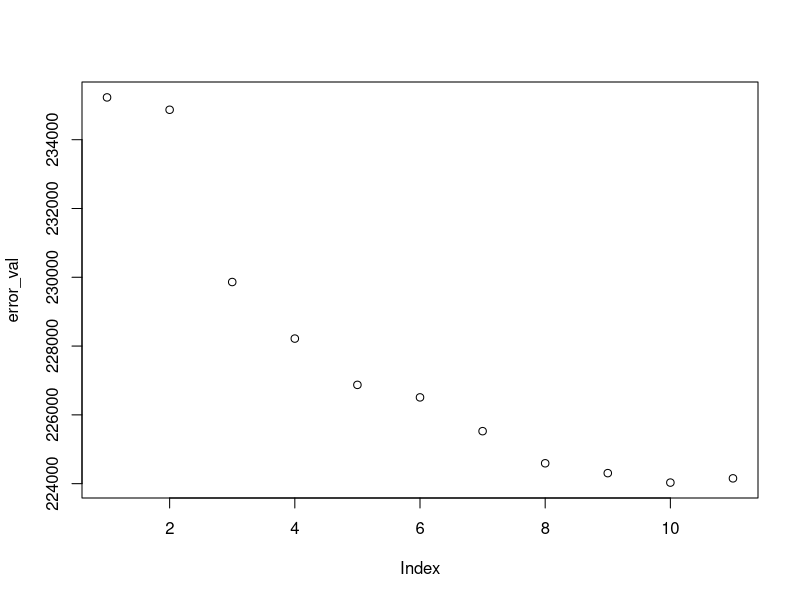
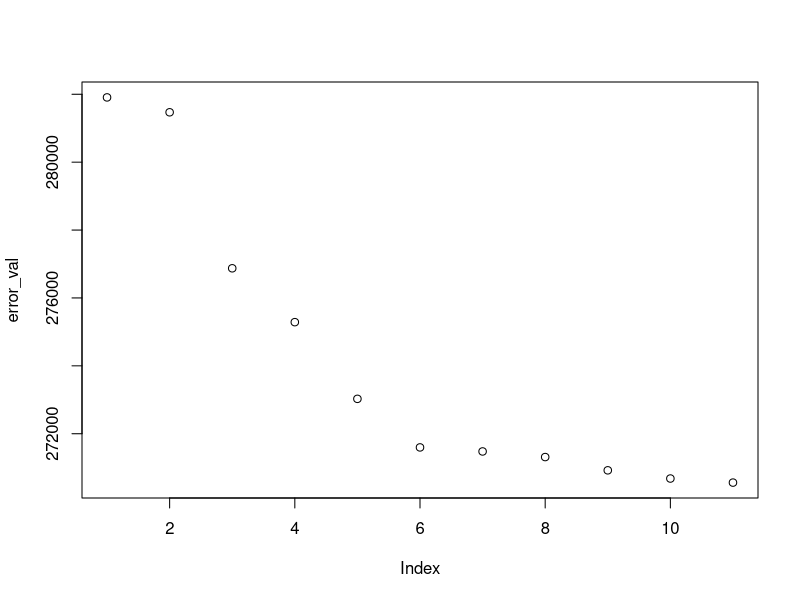
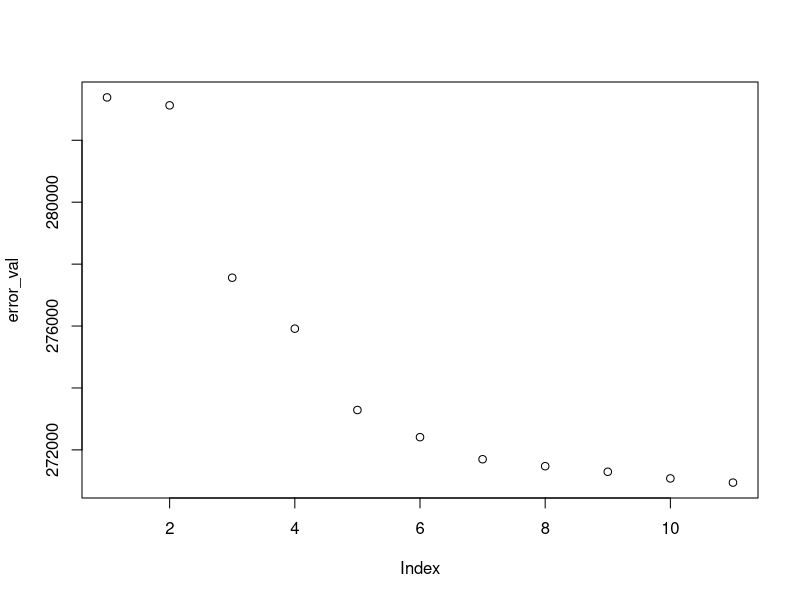
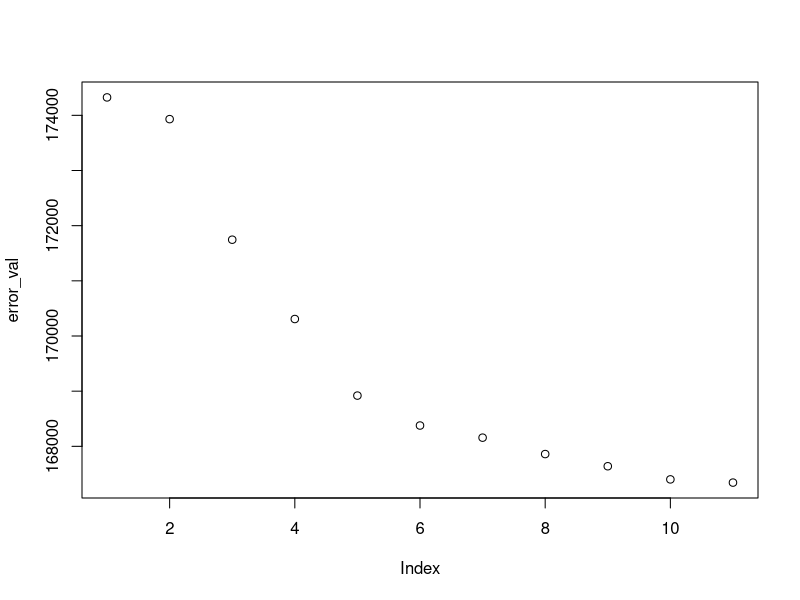
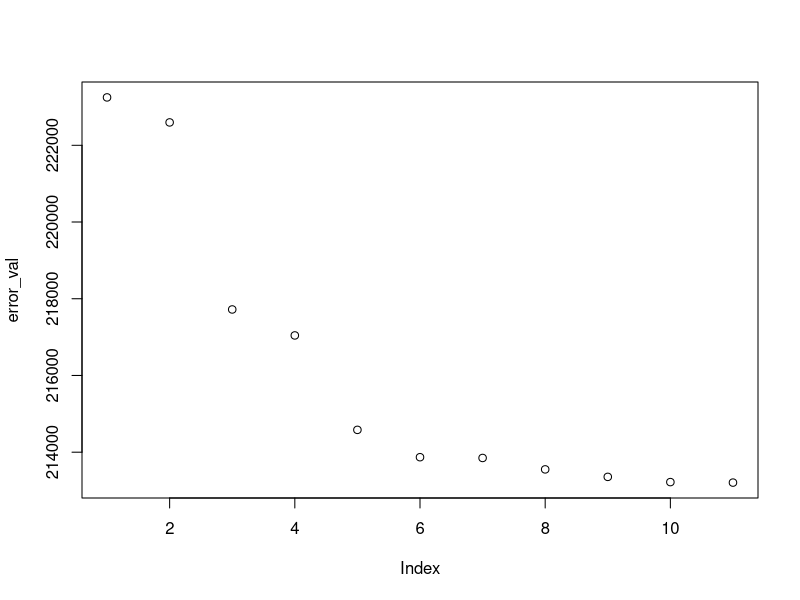
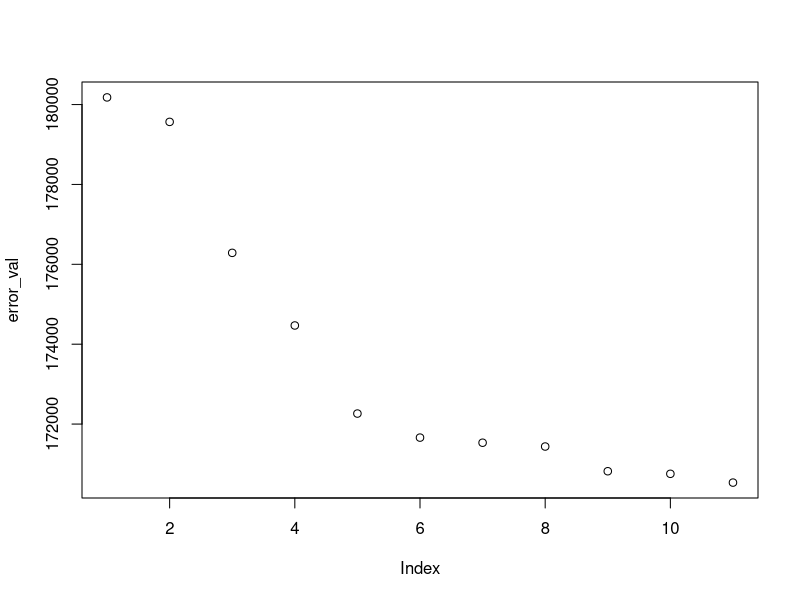
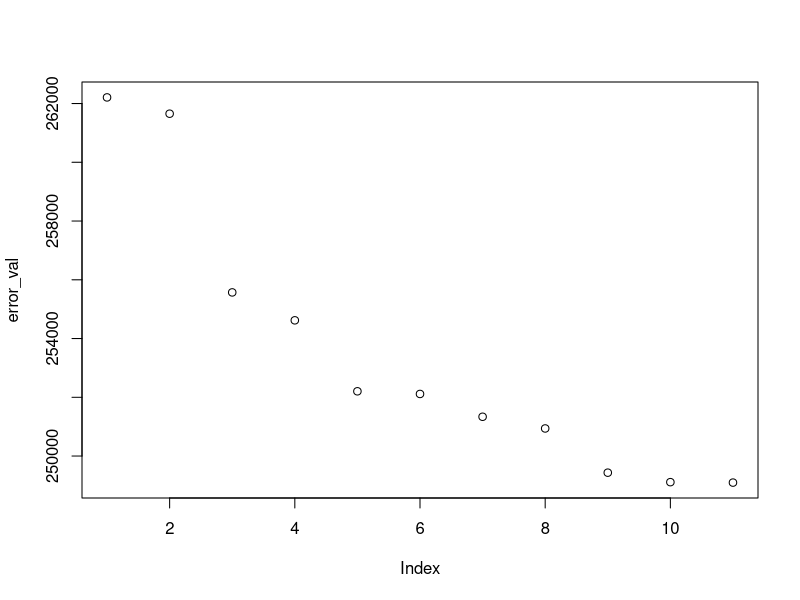
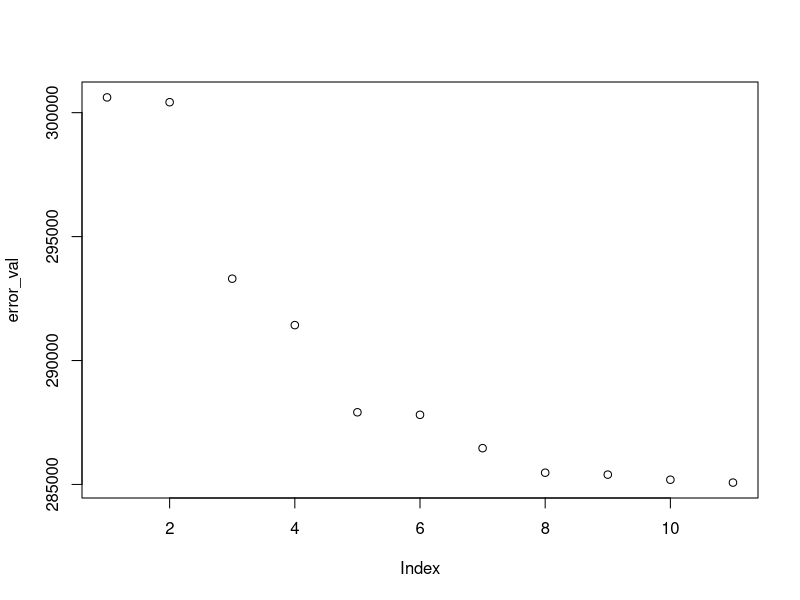

Generate these figures, in order, with R:
#' Least Angle Regression
#' 
#' Implements the LARS algorithm (Efron et. al. (2004) Least angle regression. Annals of Statistics.)
#' 
#' @param X matrix of predictor variables
#' @param y vector of response variables
#' @param standardise should data be scaled and centred?
#' @param t_vec Vector of bounds for the absolute sum of the betas
#' 

lars <-function(X, y, option="lars", t_vec, standardise=T){
  
  # option = 'lar' implements the vanilla LAR algorithm (default);
  # option = 'lasso' solves the lasso path with a modified LAR algorithm.
  # t -- a vector of increasing positive real numbers. If given, LARS stops and 
  # returns the solution at t.
  #
  # Output:
  #  A -- a sequence of indices that indicate the order of variable inclusions;
  # beta: history of estimated LARS coefficients;
  # mu -- history of estimated mean vector;
  # C -- history of maximal current absolute corrrelations;
  # c -- history of current corrrelations;
  # gamma: history of LARS step size.
  # Note: history is traced by rows. If t is given, beta is just the
  # estimated coefficient vector at the constraint ||beta||_1 = t.
  #
  # This lars function automatically terminates when the current correlations for inactive set are
  # all zeros. The recovered coefficient vector is the last column of beta 
  # with the *lasso* option. 
  
  
  # Standardising the data 
  if (standardise){
    X = scale(X)
    y = y-mean(y)
  }
  
  eps = 1e-10    # Effective zero
  
  # Still need to work in the Lasso, currently set to LARS
  lasso = F
  
  n <- nrow(X)
  p <- ncol(X)
  
  # Maximal number of variables in the final active set
  m = min(p,n-1)
  
  # Double check what this parameter is doing
  T = length(t)
  
  # Initializing the vectors
  beta = matrix(0, 1, p)
  i = 0
  mu_old = matrix(0, n, 1)
  t_prev = 0
  beta_t = matrix(0, T, p)
  ii = 1
  tt = t_vec
  
  # Mean Vector
  mu = matrix(0, n, 1) 
  
  # LARS step lengths
  gamma = numeric() 
  
  # Active Set
  A = c()
  
  # Not Active set
  Ac = 1:p
  
  # number of variables in the current model
  nVars = 0
  
  ##################################################
  # Double  CHECK  FOR LASSO
  signOK = 1
  ##################################################
  
  # LARS loop
  while (nVars < m){
    i = i+1
    # Current correlation
    corr = t(X)%*%(y-mu) 
    
    # Maximal current absolute correlation
    C = max(abs(corr)) 
    
    # Early stopping criteria (DONT REALLY NEED THIS)
    if (C < eps || length(t)<1){
      break 
    }
    
    # For initial step
    if (i == 1){
      addVar = match(C, abs(corr))
    } 
    
    # Check for LASSO
    if (signOK){
      A = c(A,addVar)
      nVars = nVars+1 # Add one variable to active set
    }
    
    ###############################################################
    # New version
    ###############################################################
    s_A = sign(corr[A])
    #print('THESE ARE THE SA')
    #print(s_A)
    Ones_A = rep(1, length(A))
    
    # Update the Inactive set
    Ac = setdiff(1:p,A)    
    nZeros = length(Ac)
    
    # Gram matrix
    X_A = t(t(X[,A]) * s_A)
    G_A = t(X_A) %*% X_A
    invG_A = solve(G_A)
    
    # Computing the normalizing constant
    A_A = 1/sqrt(sum(invG_A))
    
    # Coefficients of equiangular vector u_A
    w_A = A_A[1] * rowSums(invG_A) 
    
    # Equiangular vector
    u_A = X_A %*% w_A  
    
    # Angles/correlation between x_j and u_A
    a = t(X) %*% u_A 
    
    # matrix to hold the two possibilities for the minimization to find gamma
    beta_tmp = matrix(0, p, 1)
    gammaTest = matrix(0, nZeros, 2) 
    
    # If we are using all the covaraites
    if (nVars == m){
      gamma[i] = C/A_A   # Move to the least squares projection
    }
    else{
      for (j in 1:nZeros){
        jj = Ac[j]
        
        # Computing gamma for the LARS step
        gammaTest[j,] = c((C-corr[jj])/(A_A-a[jj]), (C+corr[jj])/(A_A+a[jj]))
      }
      
      # Take the min over only the positive components
      gamma[i] = min(gammaTest[gammaTest>0]) 
      min_j = which(gammaTest==min(gammaTest[gammaTest>0]),arr.ind = TRUE)[1]
      
      # index to add into the Active set
      addVar = unique(Ac[min_j])
    }
    
    # Update coefficient estimates
    beta_tmp[A] = beta[i,A] + gamma[i]*w_A*s_A 
    
    # Check the sign feasibility of lasso
    if (lasso){
      signOK = 1
      gammaTest = -t(beta[i,A])/w_A
      gamma2 = min(gammaTest[gammaTest>0]) # Take the min over only the positive components
      min_j = which(gammaTest==min(gammaTest[gammaTest>0]),arr.ind = TRUE)[1]
      if (gamma2 < gamma[i]){ #The case when sign consistency gets violated
        gamma[i] = gamma2
        beta_tmp[A] = t(beta[i,A]) + gamma[i]*w_A    # Correct the coefficients
        beta_tmp[A[unique(min_j)]] = 0
        A[unique(min_j)] = numeric()  # Delete the zero-crossing variable (keep the ordering)
        nVars = nVars-1
        signOK = 0
      }
    }
    
    
    # # Need to reread this works for t as 1-D vector not sure how it is supposed to work in more than 1
    # #print(t_vec[1])
    # if (Inf != t_vec[1]){
    #   t_now = sum(abs(beta_tmp[A]))
    #   if (t_prev < t_vec[1] && t_now >= t_vec[1]){
    #     beta_t[ii,A] = beta[i,A] + A_A %*% (t_vec[1]-t_prev) %*% t(w_A)    # Compute coefficient estimates corresponding to a specific t
    #     #t_vec = t_vec[-1]
    #     ii = ii+1
    #   }
    #   t_prev = t_now
    # }
    
    mu = mu_old + gamma[i] * u_A # Update mean vector
    mu_old = mu
    beta = rbind(beta, t(beta_tmp))  
  }
  
  list(beta = t(beta), J = A, mu = mu, C = C, c = c, gamma = gamma, t = colSums(abs(t(beta))), method = "LARS")
}


Data <- read.csv(file="diabetes.csv", header=TRUE, sep=",")
Data <- Data[,-1]
X <- Data[, 1:10]
y <- Data[, 11]
e <- rep(0, 11)
#X <- scale(X)
y <- y-mean(y)


 # library(MASS)
 # data('Boston')
 # X <- as.matrix(Boston[,1:13])
 # y <- Boston[,14]
 # 
 # X <- scale(X)
 # y <- y-mean(y)



Cross_Validation_LARS <- function(X, y, split_prop, n_iterations, standardise, option){
  mean_active_set_size = 0
  error_test = c()
  for (i in 1:n_iterations){
    train_index <- sample(1:length(y),length(y)*split_prop)
    test_index <- setdiff(1:length(y), train_index)
    
    train2_index <- sample(train_index, length(train_index)*split_prop)
    val_index <- setdiff(train_index, train2_index)
    
    X_train2 <- X[train2_index,]
    y_train2 <- y[train2_index]
    
    X_val <- X[val_index,]
    y_val <- y[val_index]
    
    X_test <- X[test_index,]
    y_test <- y[test_index]
    
    results <- lars(X_train2, y_train2, option="lars", t_vec= c(10) , standardise=standardise)
    betas <- results$beta
    predictions_val <- as.matrix(X_val) %*% betas
    
    error_val <- colSums((predictions_val-y_val)**2) + results$t
    
    plot(error_val)
    # e <- e + error_val/100 
    
    index_up_to <- which(min(error_val) == error_val)
    mean_active_set_size <- mean_active_set_size + index_up_to/n_iterations
    Active_set <- results$J
    
    betas_test <- betas[,index_up_to]
    predictions_test <- as.matrix(X_test) %*% betas_test
    # Inactive <- setdiff(1:length(results$t), Active_set[1:index_up_to])
    error_test <- cbind(error_test, colSums((predictions_test-y_test)**2) + results$t[index_up_to])
  }
  
  return(list(error_test = as.vector(error_test), mean_active_set_size = mean_active_set_size) )
}


res <- Cross_Validation_LARS(X = X, y=y , split_prop = 0.9, n_iterations = 100, standardise = T, option = 'lars')

res$error_test

# class(results) <- "lars"
# plot(results)
# mean(error_test/length(y_test))
# 
# plot(as.vector(error_test))
# error_test
# results$J
# mean_active_set_size
